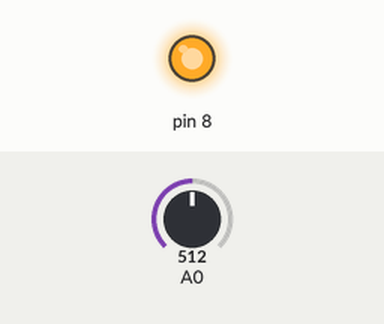
This sketch was run on a simulated Arduino Uno, built with avr-gcc and run on an emulated ATmega328P. Shown: output pins drawn as LEDs (lit = HIGH). The test bench sets the inputs (shaded band); at power-on: A0 = 512.

Above: at 1.8 s.
1.9 s: A0 set to 79
3.4 s: A0 set to 67
At 5.2 s:
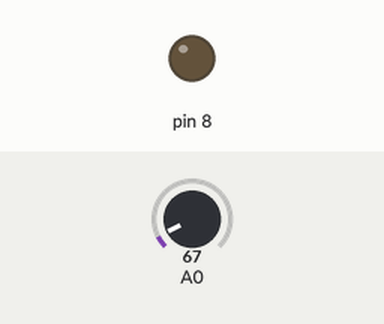
5.5 s: A0 set to 110
At 7.2 s:
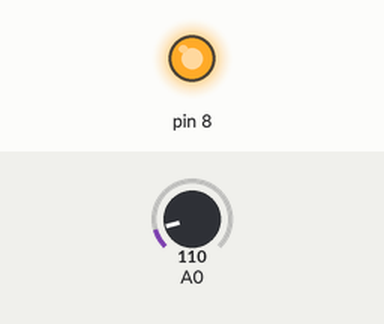
7.5 s: A0 set to 25
At 9.4 s:
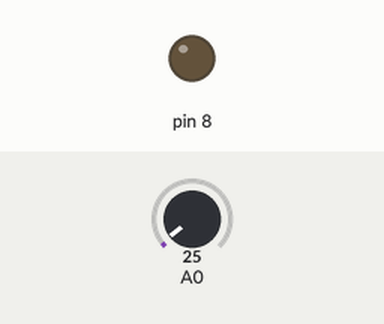
Timing chart, 0 to 10.5 s (numbered marks = the images above; inputs shaded):
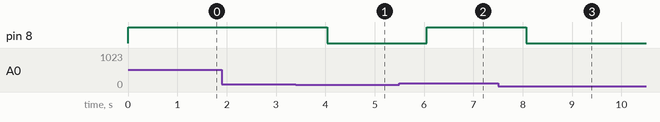

Measured:
- the behaviour switches between 73 and 72 on A0 (found by bisection; images 0 and 1)
- after the input at 1.9 s, every drawn part: stays the same
- after the input at 3.4 s, pin 8: HIGH → LOW after 0.64 s
- after the input at 5.5 s, pin 8: LOW → HIGH after 0.56 s
- after the input at 7.5 s, pin 8: HIGH → LOW after 0.57 s

The sketch:

practica_7.ino
```cpp
#include <SoftwareSerial.h>

SoftwareSerial bt(2, 3);

void setup() {
  DDRB = 0x1;
  Serial.begin(9600);
  bt.begin(9600);
}

void loop() {
  float temp = (analogRead(A0) / 1024.0) * 500 >= 100 ? 99.9 : ((analogRead(A0) / 1024.0) * 500) - 0.4;
  bt.println(temp);
  digitalWrite(8, temp > 35 ? HIGH : LOW);
  delay(1000);
}
```
